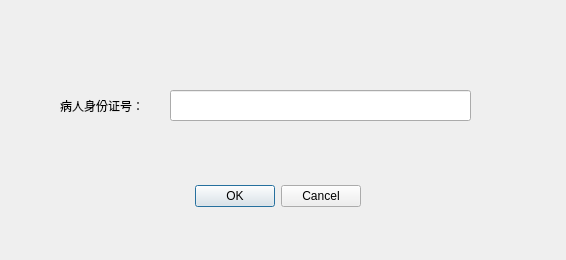
<?xml version="1.0" encoding="UTF-8"?>
<ui version="4.0">
 <class>patientDialog</class>
 <widget class="QDialog" name="patientDialog">
  <property name="geometry">
   <rect>
    <x>0</x>
    <y>0</y>
    <width>566</width>
    <height>260</height>
   </rect>
  </property>
  <property name="windowTitle">
   <string>输入病人ID</string>
  </property>
  <widget class="QDialogButtonBox" name="buttonBox">
   <property name="geometry">
    <rect>
     <x>190</x>
     <y>180</y>
     <width>171</width>
     <height>32</height>
    </rect>
   </property>
   <property name="orientation">
    <enum>Qt::Horizontal</enum>
   </property>
   <property name="standardButtons">
    <set>QDialogButtonBox::Cancel|QDialogButtonBox::Ok</set>
   </property>
  </widget>
  <widget class="QLabel" name="label">
   <property name="geometry">
    <rect>
     <x>60</x>
     <y>90</y>
     <width>101</width>
     <height>31</height>
    </rect>
   </property>
   <property name="text">
    <string>病人身份证号：</string>
   </property>
  </widget>
  <widget class="QLineEdit" name="IDLineEdit">
   <property name="geometry">
    <rect>
     <x>170</x>
     <y>90</y>
     <width>301</width>
     <height>31</height>
    </rect>
   </property>
  </widget>
 </widget>
 <resources/>
 <connections>
  <connection>
   <sender>buttonBox</sender>
   <signal>accepted()</signal>
   <receiver>patientDialog</receiver>
   <slot>accept()</slot>
   <hints>
    <hint type="sourcelabel">
     <x>248</x>
     <y>254</y>
    </hint>
    <hint type="destinationlabel">
     <x>157</x>
     <y>274</y>
    </hint>
   </hints>
  </connection>
  <connection>
   <sender>buttonBox</sender>
   <signal>rejected()</signal>
   <receiver>patientDialog</receiver>
   <slot>reject()</slot>
   <hints>
    <hint type="sourcelabel">
     <x>316</x>
     <y>260</y>
    </hint>
    <hint type="destinationlabel">
     <x>286</x>
     <y>274</y>
    </hint>
   </hints>
  </connection>
 </connections>
</ui>
